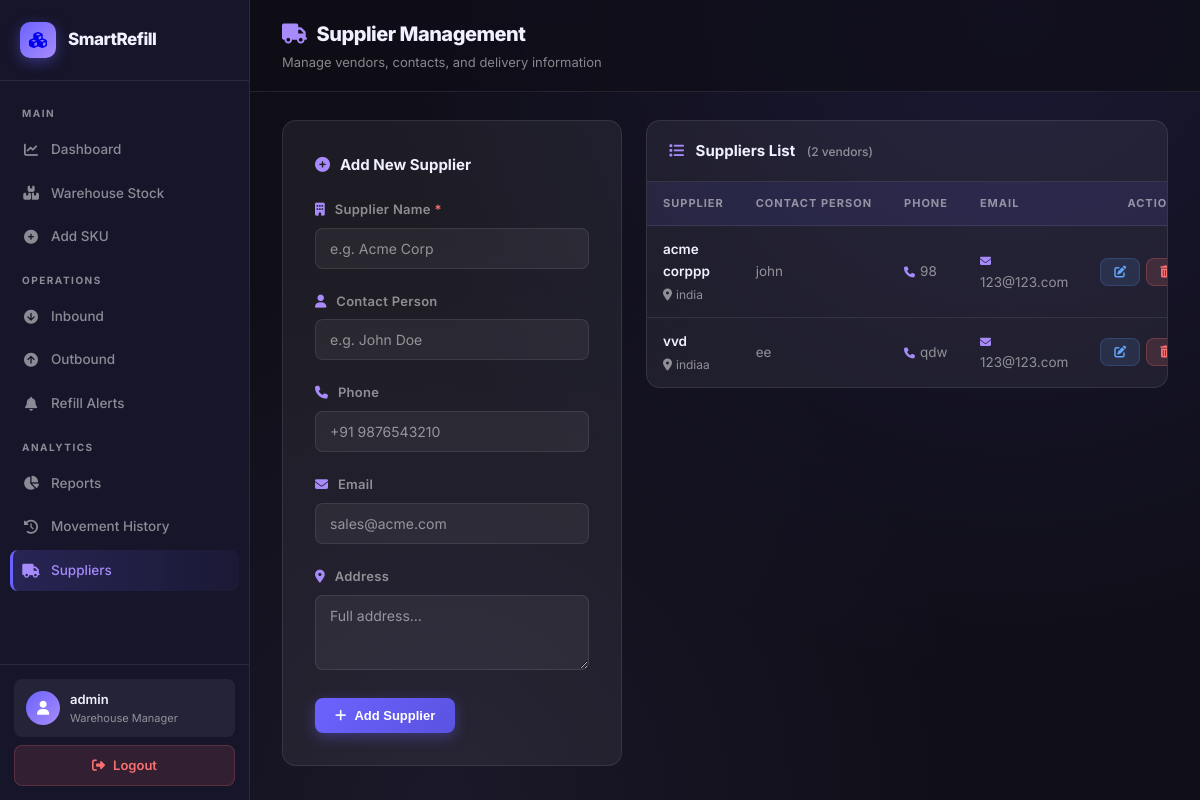
Screenshot of /suppliers (signed in) with the database file from the repository.
### tables this page shows
CREATE TABLE suppliers (
                id INTEGER PRIMARY KEY AUTOINCREMENT,
                user_id INTEGER NOT NULL,
                name TEXT NOT NULL,
                contact_name TEXT,
                phone TEXT,
                email TEXT,
                address TEXT,
                FOREIGN KEY(user_id) REFERENCES users(id)
            );

### app.py (the view, shortened to what this page needs)
@app.route("/suppliers", methods=["GET", "POST"])
@login_required
def suppliers():
    user_id = session['user_id']
    conn = get_connection()
    cur = conn.cursor()
    cur.execute("SELECT id, name, contact_name, phone, email, address FROM suppliers WHERE user_id = ? ORDER BY name", (user_id,))
    suppliers_list = cur.fetchall()
    conn.close()
    return render_template("suppliers.html", suppliers=suppliers_list)

### app.py (called while the page is built)
def login_required(f):
    @wraps(f)
    def decorated_function(*args, **kwargs):
        if 'user_id' not in session:
            flash("Please log in first!", "error")
            return redirect("/login")
        return f(*args, **kwargs)
    return decorated_function

### database.py (called while the page is built)
def get_connection():
    conn = sqlite3.connect("inventory.db")
    conn.execute("PRAGMA foreign_keys = ON")
    return conn

### templates/suppliers.html (shortened to what this page needs)
<!DOCTYPE html>
<html lang="en">
<head>
    <link href="https://cdnjs.cloudflare.com/ajax/libs/font-awesome/6.5.0/css/all.min.css" rel="stylesheet">
    <link rel="stylesheet" href="/static/dark-theme.css">
</head>
<body>
    <aside class="sidebar">
        <a href="/dashboard" class="sidebar-brand">
            <div class="logo-icon"><i class="fas fa-cubes"></i></div><span>SmartRefill</span>
        </a>
        <nav class="sidebar-nav">
            <div class="sidebar-label">Main</div>
            <a href="/dashboard"><i class="fas fa-chart-line"></i> Dashboard</a>
            <a href="/products"><i class="fas fa-boxes"></i> Warehouse Stock</a>
            <a href="/add"><i class="fas fa-plus-circle"></i> Add SKU</a>
            <div class="sidebar-label">Operations</div>
            <a href="/inbound"><i class="fas fa-arrow-circle-down"></i> Inbound</a>
            <a href="/outbound"><i class="fas fa-arrow-circle-up"></i> Outbound</a>
            <a href="/refill"><i class="fas fa-bell"></i> Refill Alerts</a>
            <div class="sidebar-label">Analytics</div>
            <a href="/reports"><i class="fas fa-chart-pie"></i> Reports</a>
            <a href="/history"><i class="fas fa-history"></i> Movement History</a>
            <a href="/suppliers" class="active"><i class="fas fa-truck"></i> Suppliers</a>
        </nav>
        <div class="sidebar-footer">
            <div class="sidebar-user">
                <div class="user-avatar-circle"><i class="fas fa-user"></i></div>
                <div>
                    <div class="uname">{{ session.get('username','User') }}</div>
                    <div class="urole">Warehouse Manager</div>
                </div>
            </div>
            <a href="/logout" class="logout-btn"><i class="fas fa-sign-out-alt"></i> Logout</a>
        </div>
    </aside>
    <div class="main">
        <div class="topbar">
            <div class="topbar-left">
                <h1><i class="fas fa-truck" style="color:var(--primary2);margin-right:10px"></i>Supplier Management</h1>
                <p>Manage vendors, contacts, and delivery information</p>
            </div>
        </div>
        <div class="page-body">
            <div style="display:grid;grid-template-columns:340px 1fr;gap:24px;align-items:start">
                <div class="form-card fade-in" style="position:sticky;top:80px">
                    <h3 class="section-heading" style="margin-bottom:22px">
                        {% if edit_supplier %}
                        <i class="fas fa-edit"></i> Edit Supplier
                        {% else %}
                        <i class="fas fa-plus-circle"></i> Add New Supplier
                        {% endif %}
                    </h3>
                    <form method="POST"
                        action="{% if edit_supplier %}/suppliers/edit/{{ edit_supplier[0] }}{% else %}/suppliers{% endif %}">
                        <div class="form-group">
                            <label><i class="fas fa-building"></i> Supplier Name <span
                                    style="color:var(--red)">*</span></label>
                            <input type="text" name="name" class="form-control" placeholder="e.g. Acme Corp"
                                value="{{ edit_supplier[1] if edit_supplier else '' }}" required>
                        </div>
                        <div class="form-group">
                            <label><i class="fas fa-user"></i> Contact Person</label>
                            <input type="text" name="contact" class="form-control" placeholder="e.g. John Doe"
                                value="{{ edit_supplier[2] if edit_supplier else '' }}">
                        </div>
                        <div class="form-group">
                            <label><i class="fas fa-phone"></i> Phone</label>
                            <input type="text" name="phone" class="form-control" placeholder="+91 9876543210"
                                value="{{ edit_supplier[3] if edit_supplier else '' }}">
                        </div>
                        <div class="form-group">
                            <label><i class="fas fa-envelope"></i> Email</label>
                            <input type="email" name="email" class="form-control" placeholder="sales@acme.com"
                                value="{{ edit_supplier[4] if edit_supplier else '' }}">
                        </div>
                        <div class="form-group">
                            <label><i class="fas fa-map-marker-alt"></i> Address</label>
                            <textarea name="address" class="form-control" rows="3"
                                placeholder="Full address…">{{ edit_supplier[5] if edit_supplier else '' }}</textarea>
                        </div>
                        <div style="display:flex;gap:10px;flex-wrap:wrap">
                            <button type="submit" class="btn-glow">
                                <i class="fas fa-{{ 'save' if edit_supplier else 'plus' }}"></i>
                                {{ 'Update Supplier' if edit_supplier else 'Add Supplier' }}
                            </button>
                        </div>
                    </form>
                </div>
                <div class="table-wrapper fade-in">
                    <div class="table-header">
                        <h3><i class="fas fa-list" style="color:var(--primary2);margin-right:8px"></i>
                            Suppliers List
                            <span style="color:var(--muted);font-weight:500;font-size:12px;margin-left:8px">({{
                                suppliers|length }} vendors)</span>
                        </h3>
                    </div>
                    <div style="overflow-x:auto">
                        <table>
                            <thead>
                                <tr>
                                    <th>Supplier</th>
                                    <th>Contact Person</th>
                                    <th>Phone</th>
                                    <th>Email</th>
                                    <th style="text-align:right">Actions</th>
                                </tr>
                            </thead>
                            <tbody>
                                {% if suppliers|length == 0 and not edit_supplier %}
                                <tr>
                                    <td colspan="5">
                                        <div class="empty-state">
                                            <i class="fas fa-truck"></i>
                                            <h4>No suppliers yet</h4>
                                            <p>Add your first supplier using the form on the left.</p>
                                        </div>
                                    </td>
                                </tr>
                                {% else %}
                                {% for s in suppliers %}
                                <tr>
                                    <td>
                                        <div class="sku-name">{{ s[1] }}</div>
                                        {% if s[5] %}<div style="color:var(--muted);font-size:12px;margin-top:2px"><i
                                                class="fas fa-map-marker-alt" style="margin-right:4px"></i>{{ s[5] }}
                                        </div>{% endif %}
                                    </td>
                                    <td style="color:var(--muted)">{{ s[2] or '—' }}</td>
                                    <td style="color:var(--muted)">
                                        {% if s[3] %}<i class="fas fa-phone"
                                            style="color:var(--primary2);margin-right:5px;font-size:11px"></i>{{ s[3]
                                        }}{% else %}—{% endif %}
                                    </td>
                                    <td style="color:var(--muted)">
                                        {% if s[4] %}<i class="fas fa-envelope"
                                            style="color:var(--primary2);margin-right:5px;font-size:11px"></i>{{ s[4]
                                        }}{% else %}—{% endif %}
                                    </td>
                                    <td style="text-align:right">
                                        <div style="display:flex;gap:6px;justify-content:flex-end">
                                            <a href="/suppliers/edit/{{ s[0] }}" class="btn-edit"><i
                                                    class="fas fa-edit"></i></a>
                                            <button onclick="confirmDelete({{ s[0] }},'{{ s[1] }}')" class="btn-danger"
                                                style="padding:7px 13px;font-size:12px"><i
                                                    class="fas fa-trash-alt"></i></button>
                                        </div>
                                    </td>
                                </tr>
                                {% endfor %}
                                {% endif %}
                            </tbody>
                        </table>
                    </div>
                </div>
            </div>
        </div>
    </div>
</body>
</html>

### rows the page displays
suppliers: name "acme corppp", address "india", contact_name "john", phone "98", email "123@123.com"
suppliers: name "vvd", address "indiaa", contact_name "ee", phone "qdw", email "123@123.com"

### other values shown
{{ session.get('username','User') }} "admin"
{{ 'Update Supplier' if edit_supplier else 'Add Supplier' }} "Add Supplier"
{{ suppliers|length }} "2"
